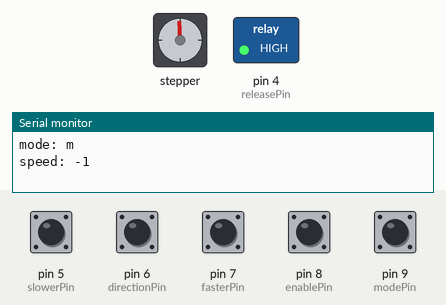
Recording of a program running on a simulated Arduino Nano, built with avr-gcc and run on an emulated ATmega328P. Parts: stepper motor, switched loads named in the program (green lamp = pin HIGH), the last lines printed to the serial monitor. Inputs (shaded band) come from the test bench; at power-on: pin 5 (slowerPin), pin 6 (directionPin), pin 7 (fasterPin), pin 8 (enablePin), pin 9 (modePin) HIGH. EEPROM starts erased; stepper angles assume 200 steps per turn.

Above: at 1.2 s.
1.3 s: pin 6 (directionPin) pulled LOW for 0.15 s
4.4 s: pin 8 (enablePin) pulled LOW for 0.15 s
At 5.6 s:
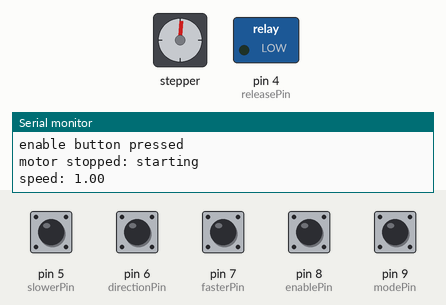
7.5 s: pin 7 (fasterPin) pulled LOW for 0.15 s
10.6 s: pin 8 (enablePin) pulled LOW for 1 s
At 11.4 s:
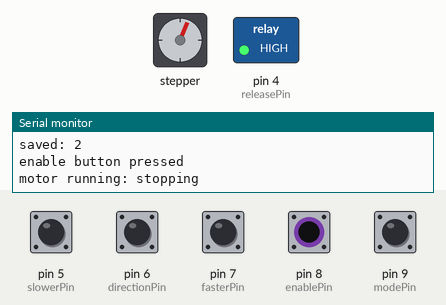
13.6 s: pin 8 (enablePin) pulled LOW for 0.15 s
At 14.4 s:
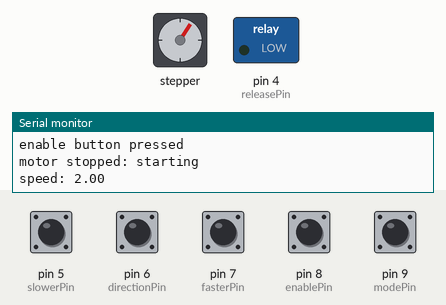
16.7 s: pin 7 (fasterPin) pulled LOW for 1 s
At 17.39 s:
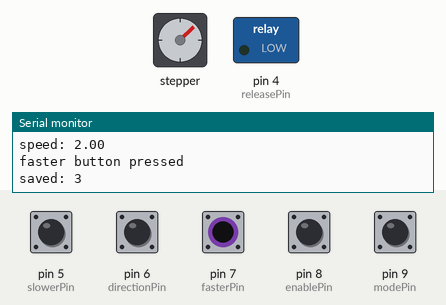
Timing chart, 0 to 25.3 s (numbered marks = the images above; inputs shaded):
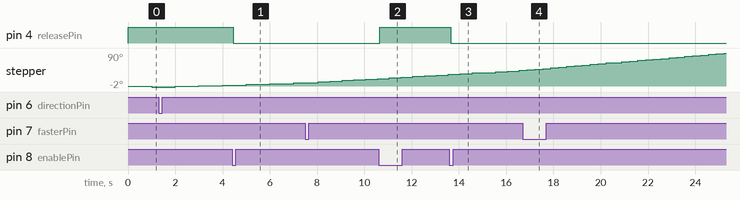

The program:

main.cpp
```cpp
#include <Arduino.h>
#include <AccelStepper.h>
#include <EEPROM.h>

const int dirPin = 2;
const int stepPin = 3;
const int releasePin = 4;

const int slowerPin = 5;
const int directionPin = 6;
const int enablePin = 8;
const int fasterPin = 7;
const int modePin = 9;

const int firstButton = 5;

int speed = 200;
const int maxSpeed = 800;
const int speedIncr = 1;

int buttonState[] = {LOW, LOW, LOW, LOW};
int lastButtonState[] = {HIGH, HIGH, HIGH, HIGH};
unsigned long lastButtonDebounceTime[] = {0, 0, 0, 0};

int lastSwitchState = HIGH;
unsigned long lastModeDebounceTime = 0;
char trackingMode = '\0';

unsigned long debounceDelay = 50;

#define motorInterfaceType 1

AccelStepper myStepper(motorInterfaceType, stepPin, dirPin);

int modeAddress()
{
  if (trackingMode == 'm')
  {
    return sizeof(speed);
  }
  else
  {
    return 0;
  }
}

void checkMode()
{
  int value = digitalRead(modePin);

  if (value != lastSwitchState)
  {
    lastModeDebounceTime = millis();
  }

  if ((millis() - lastModeDebounceTime) > debounceDelay)
  {
    bool reloadSpeed = false;
    if (value && trackingMode != 'm')
    {
      trackingMode = 'm'; // moon
      reloadSpeed = true;
    }
    else if (!value && trackingMode != 's')
    {
      trackingMode = 's'; // star
      reloadSpeed = true;
    }

    if (reloadSpeed)
    {
      Serial.print("mode: ");
      Serial.println(trackingMode);
      EEPROM.get(modeAddress(), speed);
      myStepper.setSpeed(speed);
      Serial.print("speed: ");
      Serial.println(speed);
    }
  }

  lastSwitchState = value;
}

void setup()
{
  Serial.begin(9600);

  pinMode(releasePin, OUTPUT);
  digitalWrite(releasePin, HIGH);
  pinMode(directionPin, INPUT_PULLUP);
  pinMode(enablePin, INPUT_PULLUP);
  pinMode(slowerPin, INPUT_PULLUP);
  pinMode(fasterPin, INPUT_PULLUP);
  pinMode(modePin, INPUT_PULLUP);
  myStepper.setMaxSpeed(maxSpeed);

  checkMode();
}

boolean buttonPressed(int pin)
{
  const int idx = pin - firstButton;

  int value = digitalRead(pin);
  bool pressed = false;

  if (value != lastButtonState[idx])
  {
    lastButtonDebounceTime[idx] = millis();
  }

  if ((millis() - lastButtonDebounceTime[idx]) > debounceDelay)
  {
    if (value != buttonState[idx])
    {
      buttonState[idx] = value;

      if (buttonState[idx] == LOW)
      {
        pressed = true;
      }
    }
  }

  lastButtonState[idx] = value;

  return pressed;
}

void loop()
{
  checkMode();

  if (buttonPressed(directionPin))
  {
    Serial.println("direction button pressed");
    speed = -speed;
    myStepper.setSpeed(speed);
    EEPROM.put(modeAddress(), speed);
    Serial.print("saved: ");
    Serial.println(speed);
  }

  if (buttonPressed(enablePin))
  {
    Serial.println("enable button pressed");
    if (!digitalRead(releasePin))
    {
      Serial.println("motor running: stopping");
      myStepper.disableOutputs();
      digitalWrite(releasePin, HIGH);
    }
    else
    {
      Serial.println("motor stopped: starting");
      Serial.print("speed: ");
      Serial.println(myStepper.speed());
      digitalWrite(releasePin, LOW);
      delay(2);
      myStepper.enableOutputs();
      myStepper.setSpeed(speed);
    }
  }

  if (buttonPressed(slowerPin))
  {
    Serial.println("slower button pressed");
    if (myStepper.speed() >= 0)
    {
      speed = max(speed - speedIncr, 0);
    }
    else
    {
      speed = min(speed + speedIncr, 0);
    }

    myStepper.setSpeed(speed);
    EEPROM.put(modeAddress(), speed);
    Serial.print("saved: ");
    Serial.println(speed);
  }

  if (buttonPressed(fasterPin))
  {
    Serial.println("faster button pressed");
    if (myStepper.speed() >= 0)
    {
      speed = min(speed + speedIncr, maxSpeed);
    }
    else
    {
      speed = max(speed - speedIncr, -maxSpeed);
    }
    myStepper.setSpeed(speed);
    EEPROM.put(modeAddress(), speed);
    Serial.print("saved: ");
    Serial.println(speed);
  }

  myStepper.runSpeed();
}
```

Measured:
- after the input at 4.4 s, pin 4 (releasePin): HIGH → LOW after 0.05 s
- after the input at 10.6 s, pin 4 (releasePin): LOW → HIGH after 0.05 s
- after the input at 13.6 s, pin 4 (releasePin): HIGH → LOW after 0.05 s
